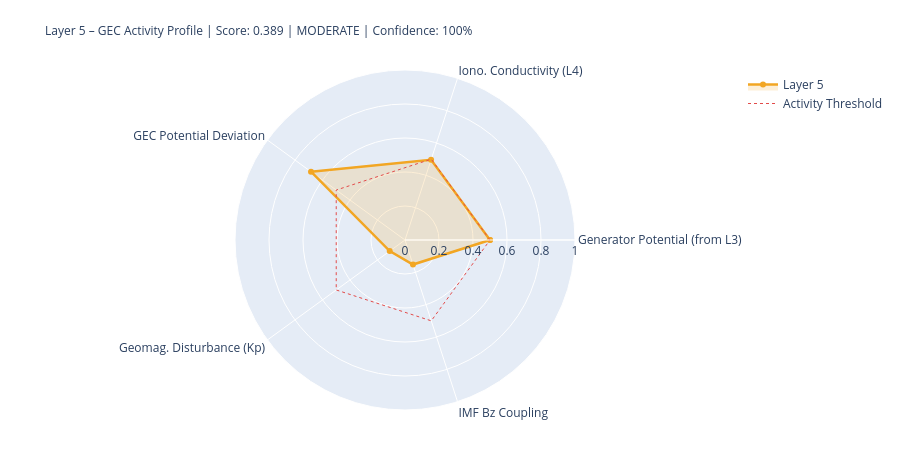

Notebook code for this chart:
### Markdown cell above
---
## 5. State Assessment & Handoff to Layer 6

### Code cell
# ============================================================
# LAYER-5-SCORE
# ============================================================

# Components
# 1) Generator activity (Layer-3-driven)
gen_score = norm(generator_strength, 0.3, 2.0)
gen_src   = 'from_layer3' if l3_thunder_score is not None else 'estimated'

# 2) Ionospheric conductivity (Layer-4-driven)
iono_score = norm(iono_cond_factor, 0.7, 1.4)
iono_src   = 'from_layer4' if l4_ioniz is not None else 'estimated'

# 3) GEC potential deviation from reference
pot_score = norm(abs(delta_V_pct), 0, 30)  # 0 = at reference, 1 = 30% deviation
pot_src   = 'derived'

# 4) Geomagnetic disturbance (Kp) – modulates vertical currents
kp_score = norm(kp_val, 0, 9)
kp_src   = 'primary' if kp_now is not None else 'from_layer4'

# 5) IMF Bz coupling (southward = stronger M-I coupling → GEC influence)
bz_score = norm(-(bz_now or 0), -5, 30) if bz_now is not None else None
bz_src   = 'primary' if bz_now is not None else 'missing'

COMPONENTS = {
    'Generator Potential (from L3)':  {'score': gen_score,   'source': 'derived_from_layer3', 'dynamic': True},
    'Iono. Conductivity (L4)':      {'score': iono_score,  'source': iono_src, 'dynamic': True},
    'GEC Potential Deviation':      {'score': pot_score,   'source': pot_src,  'dynamic': True},
    'Geomag. Disturbance (Kp)':         {'score': kp_score,    'source': kp_src,   'dynamic': True},
    'IMF Bz Coupling':               {'score': bz_score,    'source': bz_src,   'dynamic': True},
}

available   = {k: v['score'] for k, v in COMPONENTS.items() if v['score'] is not None}
unavailable = [k for k, v in COMPONENTS.items() if v['score'] is None]
layer5_score = round(sum(available.values()) / len(available), 4) if available else None
confidence   = round(len(available) / len(COMPONENTS), 2)
level = ('unknown' if layer5_score is None
         else 'quiet'   if layer5_score < 0.3
         else 'moderate' if layer5_score < 0.6
         else 'active')
dominant_l5 = max(available, key=available.get) if available else 'none'

# Kp consistency: separate 1-min raw value from score value
kp_1m_raw   = kp_now          # directly from API (can be 0.0 during live measurement)
kp_for_score = kp_val          # from Layer-0 context or estimated value if needed
kp_score_src = kp_src

W = 68
print('=' * W)
print('LAYER 5 – GLOBAL ELECTRIC CIRCUIT – STATE ASSESSMENT')
print('=' * W)
for name, comp in COMPONENTS.items():
    s = comp['score']
    if s is not None:
        bar = '█' * int(s*20) + '░' * (20-int(s*20))
        print(f'  {name:<34} {bar}  {s:.3f}  [{comp["source"]}]')
    else:
        print(f'  {name:<34} {"─"*20}  n/a   [missing]')
print('-' * W)
print(f'  Score:         {layer5_score:.3f}  ({len(available)}/{len(COMPONENTS)} components)')
print(f'  Confidence:    {confidence:.0%}')
print(f'  Level:         {level.upper()}')
print(f'  Dominant:      {dominant_l5}')
print(f'  V_iono:        {V_iono_mod:.1f} kV  (Δ {delta_V_pct:+.1f}% vs. Ref)')
print(f'  I_total:       {I_total_mod:.1f} A   (Δ {delta_I_pct:+.1f}% vs. Ref)')
print('=' * W)

# Radar
cats   = list(available.keys())
vals_r = list(available.values())
if len(cats) >= 3:
    fig = go.Figure()
    fig.add_trace(go.Scatterpolar(
        r=vals_r + [vals_r[0]], theta=cats + [cats[0]],
        fill='toself', fillcolor='rgba(242,166,35,0.18)',
        line=dict(color='#F2A623', width=2.5), name='Layer 5'
    ))
    fig.add_trace(go.Scatterpolar(
        r=[0.5]*(len(cats)+1), theta=cats+[cats[0]],
        line=dict(color='#E24B4A', dash='dot', width=1),
        mode='lines', name='Activity Threshold'
    ))
    fig.update_layout(
        title=dict(
            text=f'Layer 5 – GEC Activity Profile | Score: {layer5_score:.3f} | {level.upper()} | Confidence: {confidence:.0%}',
            font=dict(size=12)
        ),
        polar=dict(radialaxis=dict(visible=True, range=[0,1])),
        height=450, showlegend=True,
        margin=dict(l=80, r=80, t=70, b=40)
    )
    fig.show()

### Figure 1 — Plotly figure (JSON) as saved in the notebook; plotly's stock layout.template omitted (floating-point values rounded to 4 significant figures)
{"data": [{"fill": "toself", "fillcolor": "rgba(242,166,35,0.18)", "line": {"color": "#F2A623", "width": 2.5}, "name": "Layer 5", "r": [0.5, 0.4963, 0.6833, 0.1111, 0.1517, 0.5], "theta": ["Generator Potential (from L3)", "Iono. Conductivity (L4)", "GEC Potential Deviation", "Geomag. Disturbance (Kp)", "IMF Bz Coupling", "Generator Potential (from L3)"], "type": "scatterpolar"}, {"line": {"color": "#E24B4A", "dash": "dot", "width": 1}, "mode": "lines", "name": "Activity Threshold", "r": [0.5, 0.5, 0.5, 0.5, 0.5, 0.5], "theta": ["Generator Potential (from L3)", "Iono. Conductivity (L4)", "GEC Potential Deviation", "Geomag. Disturbance (Kp)", "IMF Bz Coupling", "Generator Potential (from L3)"], "type": "scatterpolar"}], "layout": {"height": 450, "margin": {"b": 40, "l": 80, "r": 80, "t": 70}, "polar": {"radialaxis": {"range": [0, 1], "visible": true}}, "showlegend": true, "title": {"font": {"size": 12}, "text": "Layer 5 – GEC Activity Profile | Score: 0.389 | MODERATE | Confidence: 100%"}}}
